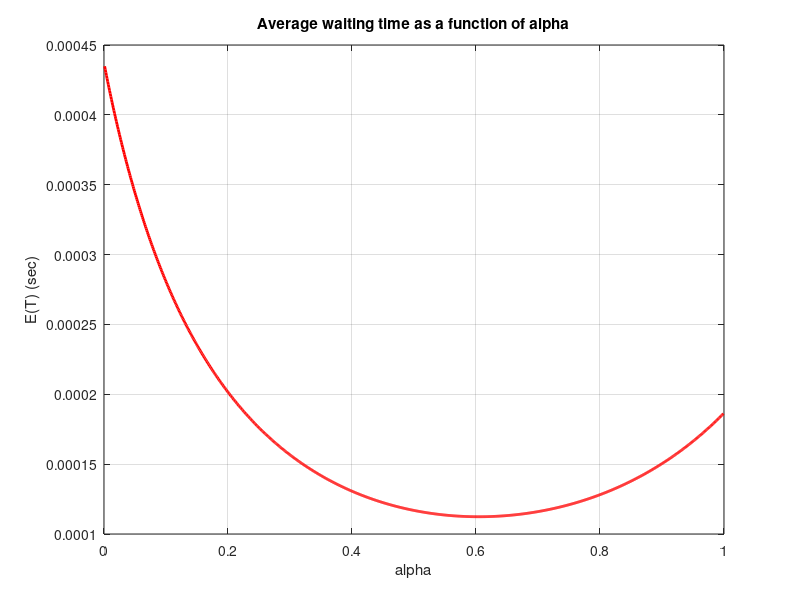

This figure's MATLAB source:
clc;
clear all;
close all;

lambda = 10*10^3;       % lambda = 10 Kpps
mps = 128*8;            % mean packet size = 128 bytes = 128 * 8 bits
C1 = 15*1024*1024;      % C1 = 15 Mbps
C2 = 12*1024*1024;      % C2 = 12 Mbps

% Conversion from bps to pps
C1 = C1 / mps;
C2 = C2 / mps;

mu1 = C1;
mu2 = C2;

a = 0.001:0.001:0.999;

lambda1 = a * lambda;
lambda2 = (1-a) * lambda;

rho1 = lambda1 / mu1; 
rho2 = lambda2 / mu2; 

% Calculate E(n)

E_n1 = rho1./(1-rho1);
E_n2 = rho2./(1-rho2);
E_n = E_n1 + E_n2; 

% E(T) = E(n) / gamma = E(n) / lambda

gamma = lambda;

E_T = E_n / gamma;

plot(a, E_T, "r", "linewidth", 2);

title("Average waiting time as a function of alpha");
xlabel("alpha");
ylabel("E(T) (sec)");
grid on;

saveas(1, "two_lines.png");

[minimum, argmin] = min(E_T);

a_min = a(argmin);

fd = fopen("two_lines.txt", "w");

fprintf(fd, "The minimum E(T) is equal to %d sec (%d usec), for alpha = %d\n", minimum, minimum*1e6, a_min);

fclose(fd);
